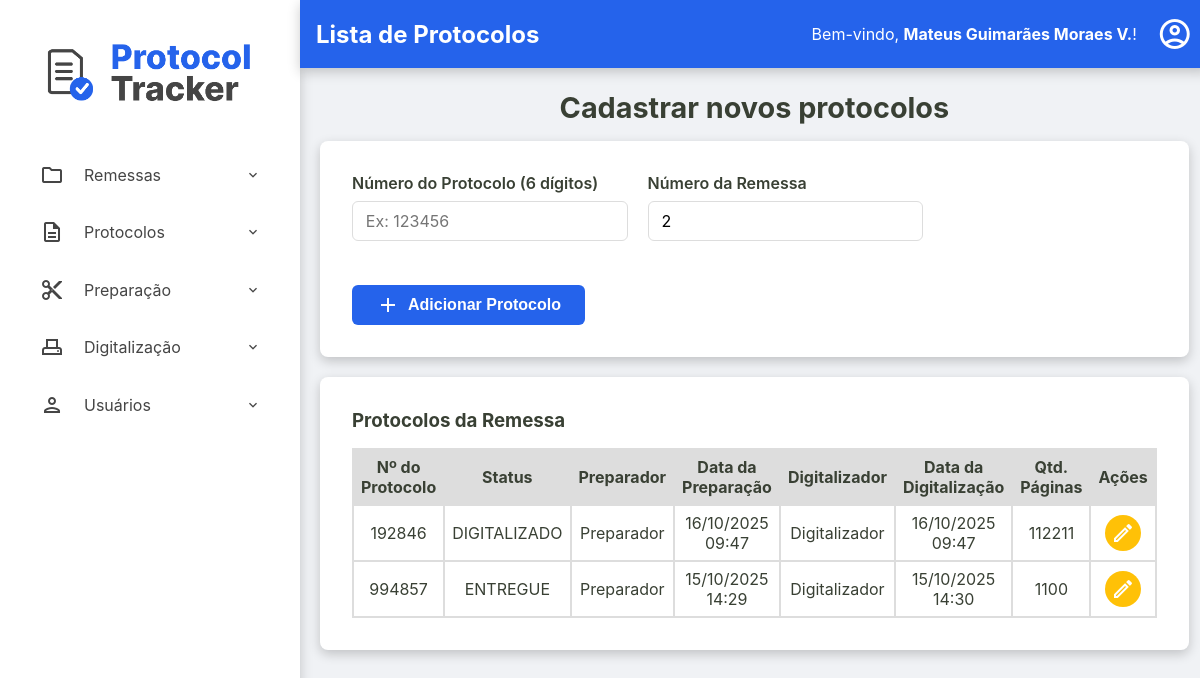
The page /admin/remessas/protocolos?id=401947e9-87bc-4d66-95da-1919781188cb (signed in) on the database as committed earlier.
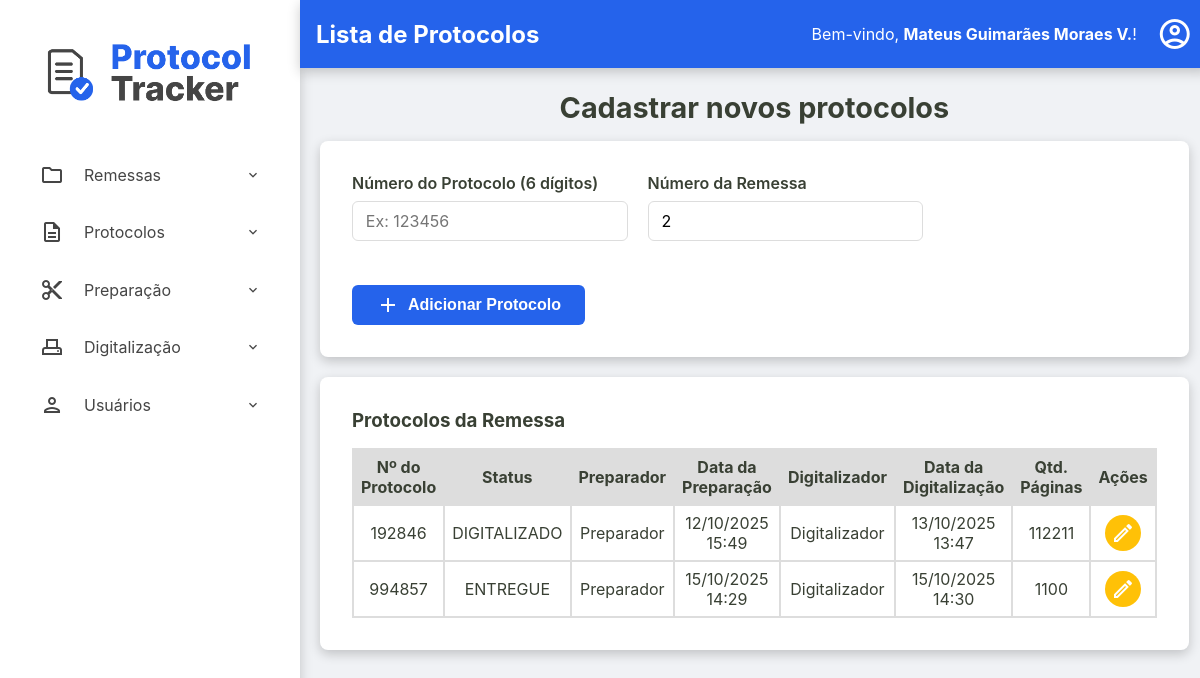
The same page on the database as committed later.
### tables this page shows
CREATE TABLE protocolos (
    id TEXT PRIMARY KEY,
    id_remessa TEXT NOT NULL,
    numero_protocolo TEXT NOT NULL UNIQUE,
    data_preparacao TEXT NULL,
    id_preparador INTEGER NULL,
    data_digitalizacao TEXT NULL,
    id_digitalizador INTEGER NULL,
    status TEXT NOT NULL DEFAULT 'RECEBIDO',
    quantidade_paginas INTEGER NULL CHECK (quantidade_paginas >= 0),
    observacoes TEXT NULL,
    FOREIGN KEY (id_remessa) REFERENCES remessas (id),
    FOREIGN KEY (id_preparador) REFERENCES usuarios (id),
    FOREIGN KEY (id_digitalizador) REFERENCES usuarios (id)
  );

CREATE TABLE usuarios (
    id INTEGER PRIMARY KEY AUTOINCREMENT,
    nome TEXT NOT NULL,
    email TEXT NOT NULL UNIQUE,
    cpf TEXT NOT NULL UNIQUE,
    hash_senha TEXT NOT NULL,
    permissao TEXT NOT NULL,
    data_criacao TEXT NOT NULL DEFAULT CURRENT_TIMESTAMP,
    status INTEGER NOT NULL DEFAULT 1
  );

### src/Controller/Admin/RemessaController.php (called while the page is built, shortened)
<?php
class RemessaController
{
    public function exibirProtocolos(?string $id_remessa_param, ?string $erro = null)
    {
        try {
            $id_remessa = $id_remessa_param;
            $listaDePreparadores = $this->usuarioRepository->allByPermissao('preparador');
            $listaDeDigitalizadores = $this->usuarioRepository->allByPermissao('digitalizador');
            $listaProtocolos = $this->protocoloRepository->findByRemessa($id_remessa);
            require __DIR__ . '/../../../templates/admin/visualizar-protocolos.php';
        } catch (Exception $e) {
            $this->exibirRemessas($e->getMessage());
        }
    }
}

### src/Repository/ProtocoloRepository.php (called while the page is built, shortened)
<?php
class ProtocoloRepository implements ProtocoloRepositoryInterface
{
    private PDO $connection;
    public function __construct(PDO $connection)
    {
        $this->connection = $connection;
    }
    public function findByRemessa(string $id_remessa): array
    {
        $sqlQuery = "SELECT * FROM protocolos WHERE id_remessa = :id_remessa;";
        $stmt = $this->connection->prepare($sqlQuery);
        $stmt->bindValue(':id_remessa', $id_remessa);
        $stmt->execute();
        return $this->hidrataLista($stmt);
    }
    private function hidrataLista(PDOStatement $stmt): array
    {
        $listaDeProtocolos = [];
        while($dadosProtocolo = $stmt->fetch()){
            $listaDeProtocolos[] = Protocolo::fromArray($dadosProtocolo);
        }
        return $listaDeProtocolos;
    }
}

### src/Model/Protocolo.php (called while the page is built, shortened)
<?php
class Protocolo {
    public function getId(): ?string { return $this->id; }
    public function getNumeroProtocolo(): string { return $this->numero_protocolo; }
    public function getDataPreparacao(): ?DateTimeImmutable { return $this->data_preparacao; }
    public function getDataDigitalizacao(): ?DateTimeImmutable { return $this->data_digitalizacao; }
    public function getStatus(): string { return $this->status; }
    public function getQuantidadePaginas(): ?int { return $this->quantidade_paginas; }
    public static function fromArray(array $array): self
    {
        try {
            $data_preparacao = isset($array['data_preparacao']) ? new DateTimeImmutable($array['data_preparacao']) :  null;
            $data_digitalizacao = isset($array['data_digitalizacao']) ? new DateTimeImmutable($array['data_digitalizacao']) :  null;
        } catch (Exception $e) {
            throw new Exception("Falha ao criar data");
        }
        return new self(
            $array['id'],
            $array['id_remessa'],
            $array['numero_protocolo'],
            $data_preparacao,
            isset($array['id_preparador']) ? (int) $array['id_preparador'] : null,
            $data_digitalizacao,
            isset($array['id_digitalizador']) ? (int) $array['id_digitalizador'] : null,
            $array['status'],
            isset($array['quantidade_paginas']) ? (int) $array['quantidade_paginas'] : null,
            $array['observacoes'] ?? null,
        );
    }
}

### src/Repository/UsuarioRepository.php (called while the page is built, shortened)
<?php
class UsuarioRepository implements UsuarioRepositoryInterface
{
    private PDO $connection;
    public function __construct(PDO $connection)
    {
        $this->connection = $connection;
    }
    public function allByPermissao(string $permissao): array
    {
        $sqlQuery = "SELECT * FROM usuarios WHERE permissao = :permissao";
        $stmt = $this->connection->prepare($sqlQuery);
        $stmt->bindValue(':permissao', $permissao);
        $stmt->execute();
        return $this->hidrataLista($stmt);
    }
    private function hidrataLista(PDOStatement $stmt): array
    {
        $listaDeUsuarios = [];
        while($dadosUsuario = $stmt->fetch()){
            $listaDeUsuarios[] = Usuario::fromArray($dadosUsuario);
        }
        return $listaDeUsuarios;
    }
}

### src/Model/Usuario.php (called while the page is built, shortened)
<?php
class Usuario {
    public function getNome(): string { return $this->nome; }
    public static function fromArray(array $array): self
    {
        try {
            $data_criacao = isset($array['data_criacao']) ? new DateTimeImmutable($array['data_criacao']) : null;
        } catch (Exception $e) {
            throw new Exception("Falha ao criar data");
        }
        return new self(
            (int) $array['id'],
            $array['nome'],
            $array['email'],
            $array['cpf'],
            $array['hash_senha'],
            $array['permissao'],
            $data_criacao,
            (bool) $array['status']
        );
    }
}

### templates/admin/visualizar-protocolos.php (the view, shortened to what the changed rows need)
<?php require __DIR__ . '/../components/_header.php'; ?>
<h2>Cadastrar novos protocolos</h2>
<div class="container-principal-busca">
<section class="listagem-container">
    <table id="tabela-protocolos-remessa" class="protocolos-table datatable-js">
        <thead>
            <tr>
                <th>Nº do Protocolo</th>
                <th>Status</th>
                <th>Preparador</th>
                <th>Data da Preparação</th>
                <th>Digitalizador</th>
                <th>Data da Digitalização</th>
                <th>Qtd. Páginas</th>
                <th class="acoes-header">Ações</th>
            </tr>
        </thead>
        <tbody>
            <?php
                $fusoHorarioLocal = new DateTimeZone('America/Campo_Grande');
            ?>
            <?php foreach ($listaProtocolos as $protocolo): ?>
                <tr>
                    <td><?= htmlspecialchars($protocolo->getNumeroProtocolo()) ?></td>
                    <td><?= htmlspecialchars($protocolo->getStatus()) ?></td>
                    <td>
                        <?php
                            foreach ($listaDePreparadores as $preparador) {
                                if($preparador->getId() === $protocolo->getIdPreparador()){
                                    $nomePreparador = $preparador->getNome();
                                    break;
                                }
                            }
                            echo htmlspecialchars($nomePreparador ?? 'N/A');
                        ?>
                    </td>
                    <td><?= $protocolo->getDataPreparacao() ? $protocolo->getDataPreparacao()->setTimezone($fusoHorarioLocal)->format('d/m/Y H:i') : 'Pendente' ?></td>
                    <td>
                        <?php
                            foreach ($listaDeDigitalizadores as $digitalizador) {
                                if($digitalizador->getId() === $protocolo->getIdDigitalizador()){
                                    $nomeDigitalizador = $digitalizador->getNome();
                                    break;
                                }
                            }
                            echo htmlspecialchars($nomeDigitalizador ?? 'N/A');
                        ?>
                    </td>
                    <td><?= $protocolo->getDataDigitalizacao() ? $protocolo->getDataDigitalizacao()->setTimezone($fusoHorarioLocal)->format('d/m/Y H:i') : 'Pendente' ?></td>
                    <td><?= htmlspecialchars($protocolo->getQuantidadePaginas() ?? 'N/A') ?></td>
                    <td class="acoes-cell">
                        <a href="/admin/remessas/editar-protocolo?id=<?= htmlspecialchars($protocolo->getId()) ?>" class="btn-acao btn-editar" title="Editar Protocolo">
                            <span class="material-icons-outlined">edit</span>
                        </a>
                    </td>
                </tr>
            <?php endforeach; ?>
        </tbody>
    </table>
</section>
</div>
<?php require __DIR__ . '/../components/_footer.php'; ?>

Rows that differ between the two databases and show on the page:
changed protocolos "DIGITALIZADO": format "16/10/2025 09:47" → "12/10/2025 15:49"; format "16/10/2025 09:47" → "13/10/2025 13:47"
